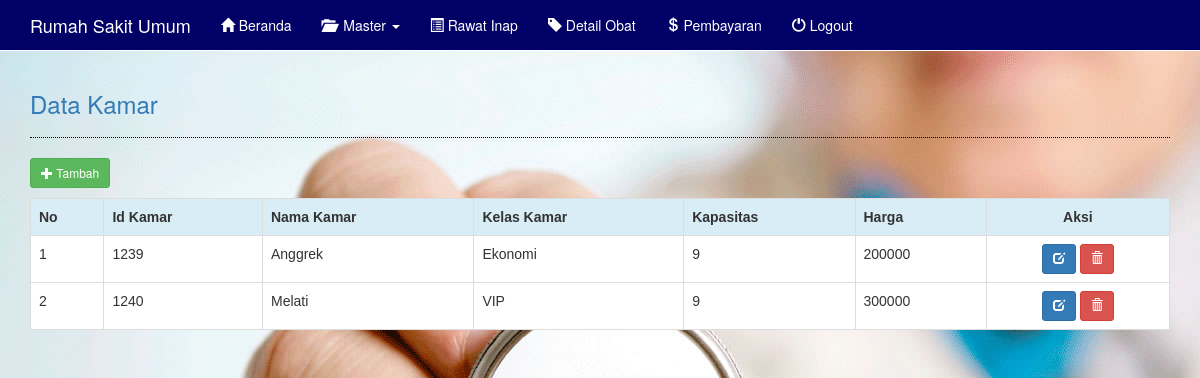
Page /index.php?lihat=kamar/index (signed in) on the committed database.
### tables this page shows
CREATE TABLE `kamar` (
  `id_kamar` int(11) NOT NULL,
  `nama_kamar` varchar(20) NOT NULL,
  `kelas` varchar(10) NOT NULL,
  `kapasitas` int(10) NOT NULL,
  `harga` int(10) NOT NULL
);

### panggil/kamar/index.php (the view, shortened to what this page needs)
<!DOCTYPE html>
<html>
<head>
</head>
<body>
</body>
</html>
<?php
	require_once('koneksi.php');
	$query 	= "SELECT * FROM kamar";
	$link 	= "index.php?lihat=kamar/";
?>
<div class="row">
	<div class="col-lg-12">
		<h3 class = "text-primary">Data Kamar</h3>
		<hr style = "border-top:1px dotted #000;"/>
		<a href="<?= $link.'tambah' ?>" class="btn btn-success btn-sm">
			<span class="glyphicon glyphicon-plus"></span> Tambah
		</a>
		<div class="box-body table-responsive no-padding">
			<table class="table table-hover table-bordered" style="margin-top: 10px">
				<tr class="info">
					<th>No</th>
					<th>Id Kamar</th>
					<th>Nama Kamar</th>
					<th>Kelas Kamar</th>
					<th>Kapasitas</th>
					<th>Harga</th>
					<th style="text-align: center;">Aksi</th>
				</tr>
				<?php if($data = mysqli_query($koneksi,$query)): ?>
					<?php $no=1 ?>
					<?php while($tampil = mysqli_fetch_object($data)): ?>
						<tr>
							<td><?= $no ?></td>
							<td><?= $tampil->id_kamar?></td>
							<td><?= $tampil->nama_kamar?></td>
							<td><?= $tampil->kelas ?></td>
							<td><?= $tampil->kapasitas ?></td>
							<td><?= $tampil->harga ?></td>
							<td style="text-align: center;">
								<a href="<?= $link.'edit&id_kamar='.$tampil->id_kamar?>" class="btn btn-primary btn-sm">
									<span class="glyphicon glyphicon-edit"></span>
								</a>
								<a onclick="return confirm('Apakah yakin data akan di hapus?')" href="<?= $link.'hapus&id_kamar='.$tampil->id_kamar ?>" class="btn btn-danger btn-sm">
									<span class="glyphicon glyphicon-trash"></span>
								</a>
							</td>
						</tr>
						<?php $no++ ?>
					<?php endwhile ?>
				<?php endif ?>
			</table>
		</div>
	</div>
</div>

### panggil/kamar/index.php (style rules this page uses)
form, table { border: 3px solid #f1f1f1; background-color: white; font-family: arial; width: 500px; margin: auto; padding: 20px; }

### rows in the picture
kamar: id_kamar "1239", nama_kamar "Anggrek", kelas "Ekonomi", kapasitas "9", harga "200000"
kamar: id_kamar "1240", nama_kamar "Melati", kelas "VIP", kapasitas "9", harga "300000"
